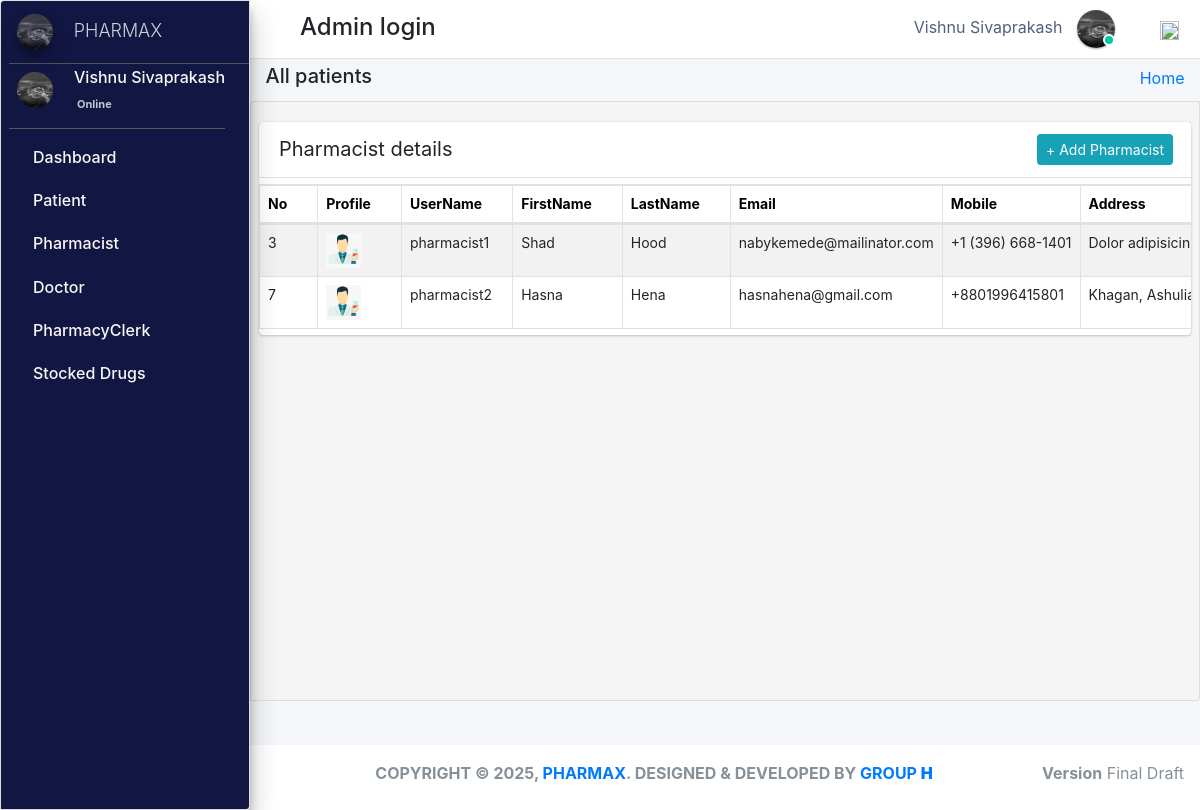
Page /admin_user/manage_pharmacist/ (signed in) on the committed database.
### pharmacy/models.py (models this page shows, shortened)
class CustomUser(AbstractUser):
    user_type_data = ((1, "AdminHOD"), (2, "Pharmacist"), (3, "Doctor"), (4, "PharmacyClerk"),(5, "Patients"))
    user_type = models.CharField(default=1, choices=user_type_data, max_length=10)

class AdminHOD(models.Model):
    gender_category=(
        ('Male','Male'),
        ('Female','Female'),
    )
    admin = models.OneToOneField(CustomUser,null=True, on_delete = models.CASCADE)
    emp_no= models.CharField(max_length=100,null=True,blank=True)
    gender=models.CharField(max_length=100,null=True,choices=gender_category)
    mobile=models.CharField(max_length=10,null=True,blank=True)
    address=models.CharField(max_length=300,null=True,blank=True)
    profile_pic=models.ImageField(default="admin.png",null=True,blank=True)
    created_at = models.DateTimeField(auto_now_add=True)
    updated_at = models.DateTimeField(auto_now=True)
    date_employed=models.DateTimeField(auto_now_add=True, auto_now=False)
    objects = models.Manager()

class Pharmacist(models.Model):
    gender_category=(
        ('Male','Male'),
        ('Female','Female'),
    )
    admin = models.OneToOneField(CustomUser,null=True, on_delete = models.CASCADE)
    emp_no=models.CharField(max_length=100,null=True,blank=True)
    age= models.IntegerField(default='0', blank=True, null=True)
    gender=models.CharField(max_length=100,null=True,choices=gender_category)
    mobile =models.CharField(max_length=10,null=True,blank=True)
    address=models.CharField(max_length=300,null=True,blank=True)
    profile_pic=models.ImageField(default="images2.png",null=True,blank=True)
    created_at = models.DateTimeField(auto_now_add=True)
    updated_at = models.DateTimeField(auto_now=True)
    objects = models.Manager()

### pharmacy/HODViews.py (the view)
# urls.py: path('admin_user/manage_pharmacist/',HODViews.managePharmacist,name='manage_pharmacist'),
def managePharmacist(request):
    staffs = Pharmacist.objects.all()
    context = {
        "staffs": staffs,
        "title":"Manage Pharmacist"
    }
    return render(request,'hod_templates/all_pharmacist.html',context)

### pharmacy/LoginCheckMiddleWare.py (called while the page is built, shortened)
    def process_view(self, request, view_func, view_args, view_kwargs):
        modulename = view_func.__module__
        user = request.user
        if user.is_authenticated:
            if user.user_type == "1":
                if modulename == "pharmacy.HODViews":
                    pass
                elif modulename == "":
                    pass
                elif modulename == "pharmacy.views" or modulename == "django.views.static":
                    pass
                else:
                    pass
            else:
                return redirect("login")
        else:
            if request.path == reverse("login"):
                pass
            else:
                return redirect("login")

### pharmacy/templates/hod_templates/all_pharmacist.html (shortened to what this page needs)
{% extends 'hod_templates/base_template.html'%} {% block page_title %}
<h5>All patients</h5>
{% endblock page_title %} {% block main_content %}
<section class="content">
    <div class="row">
        <div class="col-md-12">
            <div class="card card-primar sc">
                <div class="card-header">
                    <span>Pharmacist details</span>
                    <div class="card-tools d-flex">
                        <a class="btn btn-sm btn-info mr-2" href="{% url 'manage_pharmacist'  %}" role="button">+ Add Pharmacist</a>
                    </div>
                </div>
                <table class="table table-bordered table-hover dataTable" id=plist>
                    <thead>
                        <tr>
                            <th>No</th>
                            <th>Profile</th>
                            <th>UserName</th>
                            <th>FirstName</th>
                            <th>LastName</th>
                            <th>Email</th>
                            <th>Mobile</th>
                            <th>Address</th>
                        </tr>
                    </thead>
                    <tbody>
                        {% for staff in staffs %}
                        <tr class="hov">
                            <td>{{staff.admin.id}}</td>
                            <td> <img src="{{staff.profile_pic.url}}" class="" width="35" height="35" alt=""></td>
                            <td>{{staff.admin.username}}</td>
                            <td>{{staff.admin.first_name}}</td>
                            <td>{{staff.admin.last_name}}</td>
                            <td>{{staff.admin.email}}</td>
                            <td>{{staff.mobile}}</td>
                            <td>{{staff.address}}</td>
                        </tr>
                        {% endfor %}
                    </tbody>
                </table>
            </div>
        </div>
    </div>
</section>
{% endblock %}

### pharmacy/templates/hod_templates/base_template.html (shortened to what this page needs)
{% extends 'base_file.html' %} {% block htm %}
<body class="hold-transition sidebar-mini layout-fixed">
    <div class="wrapper">
        <nav class="main-header navbar navbar-expand navbar-white navbar-light">
            <ul class="navbar-nav">
                <li class="nav-item">
                    <a class="nav-link" data-widget="pushmenu" href="#" role="button"></a>
                </li>
            </ul>
            <h4 style="margin-left: 10px; margin-top: 5px;">Admin login </h4>
            <ul class="navbar-nav ml-auto">
                <li class="mx-3">
                    <a href="#" class="sm-submenu-with-image a">
                        <span>{{user.first_name}}  {{user.last_name}}</span>
                        <img src="{{request.user.adminhod.profile_pic.url}}" class="img-circle elevation-1" width="38" height="38" alt="">
                        <span class="avatar-status avatar-sm-status avatar-status-success"></span>
                    </a>
                </li>
                <li class="nav-item dropdown ml-3 low">
                    <a href="#" class="btn btn-outlined btn-black text-muted bg-transparent " data-toggle="dropdown" aria-expanded="false" data-wow-delay="0.7s"><img src="https://img.icons8.com/ios/50/000000/settings.png" width="19" height="19">
                    </a>
                </li>
            </ul>
        </nav>
        {% include 'hod_templates/sidebar.html'%}
        <div class="content-wrapper">
            <div class="content-header">
                <div class="container-fluid">
                    <div class="row ">
                        <div class="col-sm-6">
                            <h1 class="m-0 text-dark">
                                {% block page_title %} {% endblock page_title %}
                            </h1>
                        </div>
                        <div class="col-sm-6 ">
                            <ol class="breadcrumb float-sm-right">
                                <li class="breadcrumb-item"><a href="">Home</a></li>
                            </ol>
                        </div>
                    </div>
                </div>
            </div>
            {% block main_content %} {% endblock main_content %}
        </div>
        {% include 'hod_templates/footer.html'%}
    </div>
    {% endblock htm %}

### pharmacy/templates/hod_templates/sidebar.html (shortened to what this page needs)
<aside class="main-sidebar sidebar-dark-primary elevation-4">
    <a href="" class="brand-link ml-2">
        <img src="{{request.user.adminhod.profile_pic.url}}" alt="" width="36" height="36" class=" img-circle elevation-3" style="opacity: .8">
        <span class="brand-text font-weight-light mt-1 ml-3 mmust">PHARMAX</span>
    </a>
    <div class="sidebar">
        <div class="user-panel mr-3">
            <div class="pull-left image sm-submenu-with-image a ml-2 ">
                <img src="{{request.user.adminhod.profile_pic.url}}" class="img-circle mt-2" width="36" height="36" alt="User Image">
            </div>
            <div class="pull-left info">
                <p>{{user.first_name}} {{user.last_name}}</p>
                <a href="#"> Online</a>
            </div>
        </div>
        <nav class="mt-2">
            <ul class="nav nav-pills nav-sidebar flex-column" data-widget="treeview" role="menu" data-accordion="false">
                <li class="nav-item">
                    <a href="{% url  'admin_dashboard' %}" class="nav-link">
                        <p>
                            Dashboard
                        </p>
                    </a>
                </li>
                <li class="nav-item">
                    <a href="#" class="nav-link">
                        <p>
                            Patient
                        </p>
                    </a>
                </li>
                <li class="nav-item">
                    <a href="#" class="nav-link">
                        <p>
                            Pharmacist
                        </p>
                    </a>
                </li>
                <li class="nav-item">
                    <a href="#" class="nav-link">
                        <p>
                            Doctor
                        </p>
                    </a>
                </li>
                <li class="nav-item">
                    <a href="#" class="nav-link">
                        <p>
                            PharmacyClerk
                        </p>
                    </a>
                </li>
                <li class="nav-item">
                    <a href="#" class="nav-link">
                        <p>
                            Stocked Drugs
                        </p>
                    </a>
                </li>
            </ul>
        </nav>
    </div>
</aside>

### static/css/main.css (style rules this page uses)
html { font-family: sans-serif; line-height: 1.15; -webkit-text-size-adjust: 100%; -webkit-tap-highlight-color: transparent; }
body { overflow-y: hidden; overflow-x: hidden; font-family: -apple-system, BlinkMacSystemFont, "Segoe UI", Roboto, "Helvetica Neue", Arial, "Noto Sans", sans-serif, "Apple Color Emoji", "Segoe UI Emoji", "Segoe UI Symbol", "Noto Color Emoji" !important; }
th { color: rgb(0, 0, 0); font-size: 14px !important; }
.content { background-color: #f5f5f5; border: 1px solid #dddddd; border-radius: 4px 0px 4px 0px; left: -1px; padding: 10px 7px 5px; }
.main-sidebar { background: #ffffff; border: 1px solid #dddddd; border-radius: 4px 0px 4px 0px; font-weight: bold; }
.content { height: 75vh; overflow-y: scroll; overflow-x: hidden; }
.sc { white-space: nowrap; display: block; overflow-x: hidden !important; }
.content .row { margin-top: 20px !important; }
.main-sidebar { background-color: #121642 !important; color: white !important; }
.main-sidebar p { color: #f8f8f8 !important; font-weight: 500 !important }
td { font-size: 14px !important; }
.hov { transition: transform .5s; }
.avatar-status { position: absolute; bottom: 12px; right: 75.4px; display: -ms-inline-flexbox; display: inline-flex; -ms-flex-negative: 0; flex-shrink: 0; -ms-flex-pack: center; justify-content: center; -ms-flex-align: center; align-items: center; white-space: nowrap; text-align: center; vertical-align: baseline; font-weight: 600; border: .125rem solid #fff; width: 12px; height: 12px; line-height: 1; font-size: .71094rem; border-radius: 50%; }
.avatar-status-success { color: #fff; background-color: #00c9a7; }
.card-header span { font-size: 20px !important; }
.table>tbody>tr>td, .table>tbody>tr>th, .table>tfoot>tr>td, .table>tfoot>tr>th, .table>thead>tr>td, .table>thead>tr>th { padding: 8px; line-height: 1.42857143; vertical-align: top; }
.pull-left { float: left; }
.pull-left { float: left!important; }
.user-panel>.info { padding: 5px 5px 5px 15px; line-height: 1; position: absolute; left: 55px; }
.user-panel>.info>p { font-weight: 600; margin-bottom: 9px; }
p { margin: 0 0 10px; }
.user-panel { padding-bottom: 20px; }
.user-panel:after { clear: both; }
.user-panel:before, .user-panel:after { content: " "; display: table; }
.user-panel>.info>a { text-decoration: none; padding-right: 5px; margin-top: 3px; font-size: 11px; overflow: hidden; white-space: nowrap; }
.mmust { overflow: hidden; white-space: nowrap; font-size: 18px; }
.table { background: white !important; }
.container-fluid { width: 100%; padding-right: 15px; padding-left: 15px; margin-right: auto; margin-left: auto; }
.row { display: flex; flex-wrap: wrap; margin-right: -15px; margin-left: -15px; }
.d-flex { display: flex !important; z-index: 44; }
.d-flex { display: flex !important; }
.table tbody tr:nth-of-type(odd) { background-color: rgba(0, 0, 0, .05) !important; }
.table tbody tr:nth-of-type(odd) { background-color: rgba(197, 197, 197, 0.05) !important; }
.img-circle { border-radius: 50%; }
.content-wrapper .content-header { padding: 5px 0.5rem !important; }

### static/css/profile.css (style rules this page uses)
li { list-style-type: none ! }
.navbar-nav span { color: #525f7f !important; margin-right: 10px !important; }
body { font-family: 'Rubik', sans-serif; height: 100% !important; }
.table tbody tr:nth-of-type(odd) { background-color: rgba(0, 0, 0, .05) !important; }

### rows in the picture
CustomUser: first_name "Vishnu", last_name "Sivaprakash", user.adminhod.profile_pic (picture)
Pharmacist: admin.id "3", profile_pic (picture), admin.username "pharmacist1", admin.first_name "Shad", admin.last_name "Hood", admin.email "nabykemede@mailinator.com", mobile "+1 (396) 668-1401", address "Dolor…"
Pharmacist: admin.id "7", profile_pic (picture), admin.username "pharmacist2", admin.first_name "Hasna", admin.last_name "Hena", admin.email "hasnahena@gmail.com", mobile "+8801996415801", address "Khagan,…"
